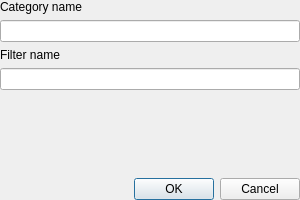
<?xml version="1.0" encoding="UTF-8"?>
<ui version="4.0">
 <class>NewCategoryDialog</class>
 <widget class="QDialog" name="NewCategoryDialog">
  <property name="geometry">
   <rect>
    <x>0</x>
    <y>0</y>
    <width>300</width>
    <height>200</height>
   </rect>
  </property>
  <property name="windowTitle">
   <string>New filter...</string>
  </property>
  <widget class="QWidget" name="verticalLayoutWidget">
   <property name="geometry">
    <rect>
     <x>0</x>
     <y>0</y>
     <width>300</width>
     <height>200</height>
    </rect>
   </property>
   <layout class="QVBoxLayout" name="verticalLayout">
    <item>
     <widget class="QLabel" name="label">
      <property name="text">
       <string>Category name</string>
      </property>
     </widget>
    </item>
    <item>
     <widget class="QLineEdit" name="categoryName"/>
    </item>
    <item>
     <widget class="QLabel" name="label_2">
      <property name="text">
       <string>Filter name</string>
      </property>
     </widget>
    </item>
    <item>
     <widget class="QLineEdit" name="filterName"/>
    </item>
    <item>
     <spacer name="verticalSpacer">
      <property name="orientation">
       <enum>Qt::Vertical</enum>
      </property>
      <property name="sizeHint" stdset="0">
       <size>
        <width>20</width>
        <height>40</height>
       </size>
      </property>
     </spacer>
    </item>
    <item>
     <widget class="QDialogButtonBox" name="buttonBox">
      <property name="orientation">
       <enum>Qt::Horizontal</enum>
      </property>
      <property name="standardButtons">
       <set>QDialogButtonBox::Cancel|QDialogButtonBox::Ok</set>
      </property>
     </widget>
    </item>
   </layout>
  </widget>
 </widget>
 <resources/>
 <connections>
  <connection>
   <sender>buttonBox</sender>
   <signal>accepted()</signal>
   <receiver>NewCategoryDialog</receiver>
   <slot>accept()</slot>
   <hints>
    <hint type="sourcelabel">
     <x>248</x>
     <y>254</y>
    </hint>
    <hint type="destinationlabel">
     <x>157</x>
     <y>274</y>
    </hint>
   </hints>
  </connection>
  <connection>
   <sender>buttonBox</sender>
   <signal>rejected()</signal>
   <receiver>NewCategoryDialog</receiver>
   <slot>reject()</slot>
   <hints>
    <hint type="sourcelabel">
     <x>316</x>
     <y>260</y>
    </hint>
    <hint type="destinationlabel">
     <x>286</x>
     <y>274</y>
    </hint>
   </hints>
  </connection>
 </connections>
</ui>
